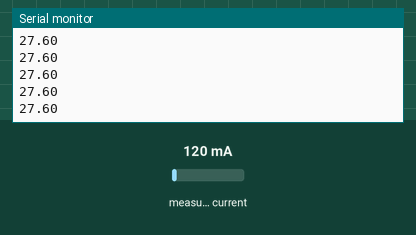
This sketch was run on a simulated Arduino Uno, built with avr-gcc and run on an emulated ATmega328P. Parts: the last lines printed to the serial monitor. The test bench sets the inputs (shaded band); at power-on: measured current 120 mA.

Above: at 1.2 s.
1.3 s: measured current set to 40 mA
At 1.57 s:
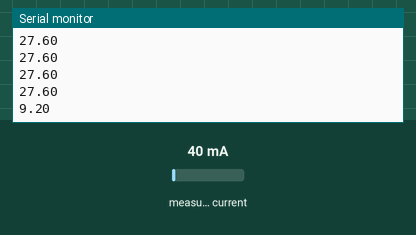
2.8 s: measured current set to 500 mA
At 2.83 s:
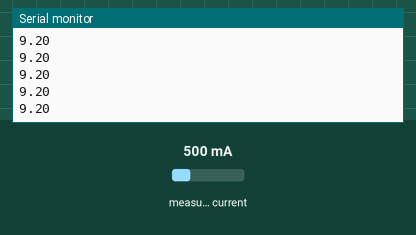
Timing chart, 0 to 5.8 s (numbered marks = the images above; inputs shaded):
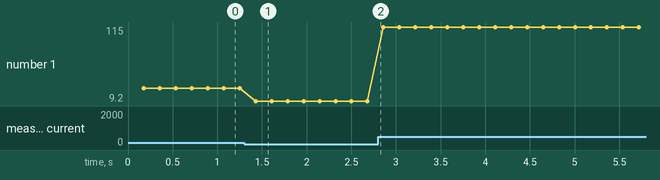

Measured:
- after the input at 1.3 s, the serial monitor: prints a new line after 0.13 s (image 1)
- plotted number 1: 27.6 → 9.2 after the input at 1.3 s, 9.2 → 115 after the input at 2.8 s

The sketch:

test_for_evelyn_01.ino
```cpp
#include "EmonLib.h"                   // Include Emon Library
EnergyMonitor emon1;                   // Create an instance

double x = 0;
double Irms = 0;

void setup()
{
  Serial.begin(9600);

  emon1.current(1, 111.1);             // Current: input pin, calibration.
}

void loop()
{
  double Irms = emon1.calcIrms(1480);  // Calculate Irms only
  Serial.println(Irms*230.0);         // Apparent power
//  Serial.print('\t');
//  Serial.println(Irms);          // Irms
}
```
